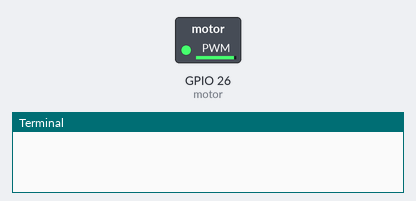
Bench run of a program on a simulated Raspberry Pi (BCM pin numbers). On the bench: switched loads named in the program (green lamp = pin HIGH), the last lines printed to the terminal. At 9.0 s the program stops and its outputs stay as they are.

Above: at 0.1 s.
At 8.8 s:
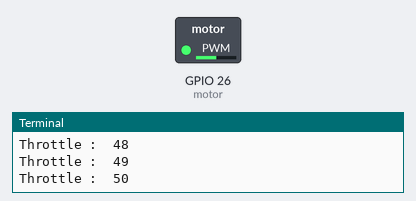
Timing chart, 0 to 10.3 s (numbered marks = the images above):
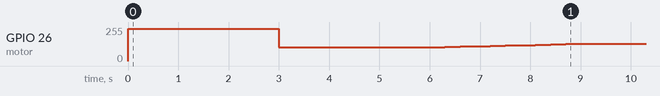

Measured:
- by itself, GPIO 26 (motor): 0/255 → 242/255 at 0.00 s, → 102/255 3.0 s later, → 105/255 3.0 s later, → 107/255 0.30 s later, … (12 changes in this stretch)

The program:

PWM_Motor_control_driver.py
```python
import RPi.GPIO as gpio
import  time as time

pin = 26

gpio.setwarnings(False)
gpio.setmode(gpio.BCM) #  Take notice of gpio number type!! BCM or BOARD!!
gpio.setup(pin, gpio.OUT)
gpio.output(pin, gpio.LOW)

motor = gpio.PWM(pin, 400)
motor.start(0)

motor.ChangeDutyCycle(95)
time.sleep(3)
print("high throttle calibration finish");

motor.ChangeDutyCycle(40)
time.sleep(3);
print("low throttle calibration finish");

throttle = 40
for i in range(10):
    throttle += 1
    print (f"Throttle :  {throttle}")
    motor.ChangeDutyCycle(throttle)
    time.sleep(0.3);

motor.stop
gpio.cleanup


 
```
